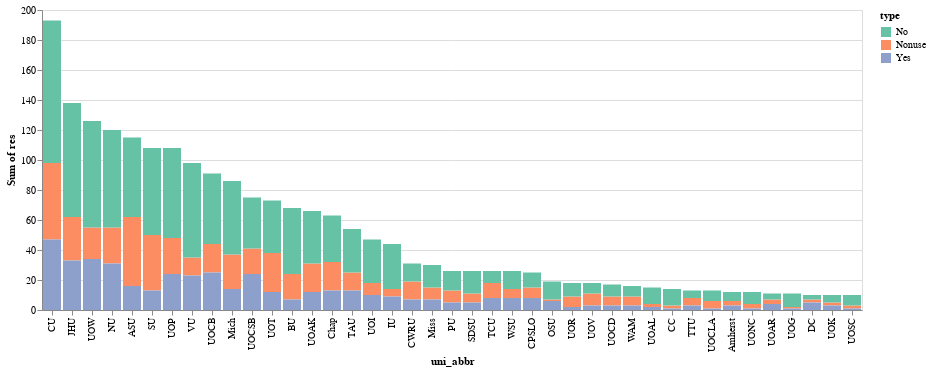

The code cell stored with this chart in its notebook:
### Markdown cell above
As all other visualizations, altair can also change color shown to users, by doing this we could specify color sclae with `domain` and `range` property of the `Color channel`:

- `Domain`: This should be the levels of your categorical variable/attribute
- `Range`: This should be the intended output values, and so we need a `qualitative` color scheme

### Code cell
# Specify the levels
domain = ["No", "Nonuse", "Yes"]
# although we should use range, but will change here (I just dont like it)
range = ["#66c2a5", "#fc8d62", "#8da0cb"]

# encode the chart now
chart.mark_bar().encode(
    alt.X("uni_abbr:N", sort="-y"),
    alt.Y("sum(res)"),
    alt.Color("type", scale=alt.Scale(domain=domain, range=range)),
    alt.Tooltip(["uni","res"])
).interactive()

### Figure 1 — Vega-Lite specification as saved in the notebook (floating-point values rounded to 4 significant figures)
{"config": {"view": {"continuousWidth": 400, "continuousHeight": 300}}, "data": {"name": "data-625a034231e7cf75ff53895cdf90a07a"}, "mark": "bar", "encoding": {"color": {"field": "type", "scale": {"domain": ["No", "Nonuse", "Yes"], "range": ["#66c2a5", "#fc8d62", "#8da0cb"]}, "type": "nominal"}, "tooltip": [{"field": "uni", "type": "nominal"}, {"field": "res", "type": "quantitative"}], "x": {"field": "uni_abbr", "sort": "-y", "type": "nominal"}, "y": {"aggregate": "sum", "field": "res", "type": "quantitative"}}, "selection": {"selector010": {"type": "interval", "bind": "scales", "encodings": ["x", "y"]}}, "$schema": "https://vega.github.io/schema/vega-lite/v4.17.0.json", "datasets": {"data-625a034231e7cf75ff53895cdf90a07a": [{"uni": "Appalachian State University", "type": "Nonuse", "res": 46, "pct": 0.4, "state": "North Carolina", "region": "south", "uni_abbr": "ASU"}, {"uni": "Appalachian State University", "type": "No", "res": 53, "pct": 0.461, "state": "North Carolina", "region": "south", "uni_abbr": "ASU"}, {"uni": "Appalachian State University", "type": "Yes", "res": 16, "pct": 0.139, "state": "North Carolina", "region": "south", "uni_abbr": "ASU"}, {"uni": "Butler University", "type": "Nonuse", "res": 17, "pct": 0.25, "state": "Indiana", "region": "midwest", "uni_abbr": "BU"}, {"uni": "Butler University", "type": "No", "res": 44, "pct": 0.647, "state": "Indiana", "region": "midwest", "uni_abbr": "BU"}, {"uni": "Butler University", "type": "Yes", "res": 7, "pct": 0.103, "state": "Indiana", "region": "midwest", "uni_abbr": "BU"}, {"uni": "Cal Poly San Luis Obispo", "type": "Nonuse", "res": 7, "pct": 0.28, "state": "California", "region": "pacific", "uni_abbr": "CPSLO"}, {"uni": "Cal Poly San Luis Obispo", "type": "No", "res": 10, "pct": 0.4, "state": "California", "region": "pacific", "uni_abbr": "CPSLO"}, {"uni": "Cal Poly San Luis Obispo", "type": "Yes", "res": 8, "pct": 0.32, "state": "California", "region": "pacific", "uni_abbr": "CPSLO"}, {"uni": "Case Western Reserve University", "type": "Nonuse", "res": 12, "pct": 0.387, "state": "Ohio", "region": "midwest", "uni_abbr": "CWRU"}, {"uni": "Case Western Reserve University", "type": "No", "res": 12, "pct": 0.387, "state": "Ohio", "region": "midwest", "uni_abbr": "CWRU"}, {"uni": "Case Western Reserve University", "type": "Yes", "res": 7, "pct": 0.226, "state": "Ohio", "region": "midwest", "uni_abbr": "CWRU"}, {"uni": "Chapman University", "type": "Nonuse", "res": 19, "pct": 0.302, "state": "California", "region": "pacific", "uni_abbr": "Chap"}, {"uni": "Chapman University", "type": "No", "res": 31, "pct": 0.492, "state": "California", "region": "pacific", "uni_abbr": "Chap"}, {"uni": "Chapman University", "type": "Yes", "res": 13, "pct": 0.206, "state": "California", "region": "pacific", "uni_abbr": "Chap"}, {"uni": "Colby College", "type": "Nonuse", "res": 2, "pct": 0.143, "state": "Maine", "region": "northeast", "uni_abbr": "CC"}, {"uni": "Colby College", "type": "No", "res": 11, "pct": 0.786, "state": "Maine", "region": "northeast", "uni_abbr": "CC"}, {"uni": "Colby College", "type": "Yes", "res": 1, "pct": 0.071, "state": "Maine", "region": "northeast", "uni_abbr": "CC"}, {"uni": "College of William and Mary", "type": "Nonuse", "res": 6, "pct": 0.375, "state": "Virginia", "region": "south", "uni_abbr": "WAM"}, {"uni": "College of William and Mary", "type": "No", "res": 7, "pct": 0.438, "state": "Virginia", "region": "south", "uni_abbr": "WAM"}, {"uni": "College of William and Mary", "type": "Yes", "res": 3, "pct": 0.188, "state": "Virginia", "region": "south", "uni_abbr": "WAM"}, {"uni": "Cornell University", "type": "Nonuse", "res": 51, "pct": 0.264, "state": "New York", "region": "northeast", "uni_abbr": "CU"}, {"uni": "Cornell University", "type": "No", "res": 95, "pct": 0.492, "state": "New York", "region": "northeast", "uni_abbr": "CU"}, {"uni": "Cornell University", "type": "Yes", "res": 47, "pct": 0.244, "state": "New York", "region": "northeast", "uni_abbr": "CU"}, {"uni": "Dartmouth College", "type": "Nonuse", "res": 2, "pct": 0.2, "state": "New Hampshire", "region": "northeast", "uni_abbr": "DC"}, {"uni": "Dartmouth College", "type": "No", "res": 3, "pct": 0.3, "state": "New Hampshire", "region": "northeast", "uni_abbr": "DC"}, {"uni": "Dartmouth College", "type": "Yes", "res": 5, "pct": 0.5, "state": "New Hampshire", "region": "northeast", "uni_abbr": "DC"}, {"uni": "Indiana University", "type": "Nonuse", "res": 5, "pct": 0.114, "state": "Indiana", "region": "midwest", "uni_abbr": "IU"}, {"uni": "Indiana University", "type": "No", "res": 30, "pct": 0.682, "state": "Indiana", "region": "midwest", "uni_abbr": "IU"}, {"uni": "Indiana University", "type": "Yes", "res": 9, "pct": 0.205, "state": "Indiana", "region": "midwest", "uni_abbr": "IU"}, {"uni": "Johns Hopkins University", "type": "Nonuse", "res": 29, "pct": 0.21, "state": "Maryland", "region": "northeast", "uni_abbr": "JHU"}, {"uni": "Johns Hopkins University", "type": "No", "res": 76, "pct": 0.551, "state": "Maryland", "region": "northeast", "uni_abbr": "JHU"}, {"uni": "Johns Hopkins University", "type": "Yes", "res": 33, "pct": 0.239, "state": "Maryland", "region": "northeast", "uni_abbr": "JHU"}, {"uni": "Northwestern University", "type": "Nonuse", "res": 24, "pct": 0.2, "state": "Illinois", "region": "midwest", "uni_abbr": "NU"}, {"uni": "Northwestern University", "type": "No", "res": 65, "pct": 0.542, "state": "Illinois", "region": "midwest", "uni_abbr": "NU"}, {"uni": "Northwestern University", "type": "Yes", "res": 31, "pct": 0.258, "state": "Illinois", "region": "midwest", "uni_abbr": "NU"}, {"uni": "Ohio State University", "type": "Nonuse", "res": 1, "pct": 0.053, "state": "Ohio", "region": "midwest", "uni_abbr": "OSU"}, {"uni": "Ohio State University", "type": "No", "res": 12, "pct": 0.632, "state": "Ohio", "region": "midwest", "uni_abbr": "OSU"}, {"uni": "Ohio State University", "type": "Yes", "res": 6, "pct": 0.316, "state": "Ohio", "region": "midwest", "uni_abbr": "OSU"}, {"uni": "Purdue University", "type": "Nonuse", "res": 8, "pct": 0.308, "state": "Indiana", "region": "midwest", "uni_abbr": "PU"}, {"uni": "Purdue University", "type": "No", "res": 13, "pct": 0.5, "state": "Indiana", "region": "midwest", "uni_abbr": "PU"}, {"uni": "Purdue University", "type": "Yes", "res": 5, "pct": 0.192, "state": "Indiana", "region": "midwest", "uni_abbr": "PU"}, {"uni": "San Diego State University", "type": "Nonuse", "res": 6, "pct": 0.231, "state": "California", "region": "pacific", "uni_abbr": "SDSU"}, {"uni": "San Diego State University", "type": "No", "res": 15, "pct": 0.577, "state": "California", "region": "pacific", "uni_abbr": "SDSU"}, {"uni": "San Diego State University", "type": "Yes", "res": 5, "pct": 0.192, "state": "California", "region": "pacific", "uni_abbr": "SDSU"}, {"uni": "Stanford University", "type": "Nonuse", "res": 37, "pct": 0.343, "state": "California", "region": "pacific", "uni_abbr": "SU"}, {"uni": "Stanford University", "type": "No", "res": 58, "pct": 0.537, "state": "California", "region": "pacific", "uni_abbr": "SU"}, {"uni": "Stanford University", "type": "Yes", "res": 13, "pct": 0.12, "state": "California", "region": "pacific", "uni_abbr": "SU"}, {"uni": "Texas A&M University", "type": "Nonuse", "res": 12, "pct": 0.222, "state": "Texas", "region": "mountain", "uni_abbr": "TAU"}, {"uni": "Texas A&M University", "type": "No", "res": 29, "pct": 0.537, "state": "Texas", "region": "mountain", "uni_abbr": "TAU"}, {"uni": "Texas A&M University", "type": "Yes", "res": 13, "pct": 0.241, "state": "Texas", "region": "mountain", "uni_abbr": "TAU"}, {"uni": "Texas Christian University", "type": "Nonuse", "res": 10, "pct": 0.385, "state": "Texas", "region": "mountain", "uni_abbr": "TCU"}, {"uni": "Texas Christian University", "type": "No", "res": 8, "pct": 0.308, "state": "Texas", "region": "mountain", "uni_abbr": "TCU"}, {"uni": "Texas Christian University", "type": "Yes", "res": 8, "pct": 0.308, "state": "Texas", "region": "mountain", "uni_abbr": "TCU"}, {"uni": "Texas Tech University", "type": "Nonuse", "res": 5, "pct": 0.385, "state": "Texas", "region": "mountain", "uni_abbr": "TTU"}, {"uni": "Texas Tech University", "type": "No", "res": 5, "pct": 0.385, "state": "Texas", "region": "mountain", "uni_abbr": "TTU"}, {"uni": "Texas Tech University", "type": "Yes", "res": 3, "pct": 0.231, "state": "Texas", "region": "mountain", "uni_abbr": "TTU"}, {"uni": "UMass Amherst", "type": "Nonuse", "res": 3, "pct": 0.25, "state": "Massachusetts", "region": "northeast", "uni_abbr": "Amherst"}, {"uni": "UMass Amherst", "type": "No", "res": 6, "pct": 0.5, "state": "Massachusetts", "region": "northeast", "uni_abbr": "Amherst"}, {"uni": "UMass Amherst", "type": "Yes", "res": 3, "pct": 0.25, "state": "Massachusetts", "region": "northeast", "uni_abbr": "Amherst"}, {"uni": "University of Alabama", "type": "Nonuse", "res": 2, "pct": 0.133, "state": "Alabama", "region": "south", "uni_abbr": "UOAL"}, {"uni": "University of Alabama", "type": "No", "res": 11, "pct": 0.733, "state": "Alabama", "region": "south", "uni_abbr": "UOAL"}, {"uni": "University of Alabama", "type": "Yes", "res": 2, "pct": 0.133, "state": "Alabama", "region": "south", "uni_abbr": "UOAL"}, {"uni": "University of Arizona", "type": "Nonuse", "res": 3, "pct": 0.273, "state": "Arizona", "region": "pacific", "uni_abbr": "UOAR"}, {"uni": "University of Arizona", "type": "No", "res": 4, "pct": 0.364, "state": "Arizona", "region": "pacific", "uni_abbr": "UOAR"}, {"uni": "University of Arizona", "type": "Yes", "res": 4, "pct": 0.364, "state": "Arizona", "region": "pacific", "uni_abbr": "UOAR"}, {"uni": "University of Arkansas", "type": "Nonuse", "res": 19, "pct": 0.288, "state": "Arkansas", "region": "south", "uni_abbr": "UOAK"}, {"uni": "University of Arkansas", "type": "No", "res": 35, "pct": 0.53, "state": "Arkansas", "region": "south", "uni_abbr": "UOAK"}, {"uni": "University of Arkansas", "type": "Yes", "res": 12, "pct": 0.182, "state": "Arkansas", "region": "south", "uni_abbr": "UOAK"}, {"uni": "University of California, Berkeley", "type": "Nonuse", "res": 19, "pct": 0.209, "state": "California", "region": "pacific", "uni_abbr": "UOCB"}, {"uni": "University of California, Berkeley", "type": "No", "res": 47, "pct": 0.516, "state": "California", "region": "pacific", "uni_abbr": "UOCB"}, {"uni": "University of California, Berkeley", "type": "Yes", "res": 25, "pct": 0.275, "state": "California", "region": "pacific", "uni_abbr": "UOCB"}, {"uni": "University of California, Davis", "type": "Nonuse", "res": 6, "pct": 0.353, "state": "California", "region": "pacific", "uni_abbr": "UOCD"}, {"uni": "University of California, Davis", "type": "No", "res": 8, "pct": 0.471, "state": "California", "region": "pacific", "uni_abbr": "UOCD"}, {"uni": "University of California, Davis", "type": "Yes", "res": 3, "pct": 0.176, "state": "California", "region": "pacific", "uni_abbr": "UOCD"}, {"uni": "University of California, Los Angeles", "type": "Nonuse", "res": 5, "pct": 0.385, "state": "California", "region": "pacific", "uni_abbr": "UOCLA"}, {"uni": "University of California, Los Angeles", "type": "No", "res": 7, "pct": 0.538, "state": "California", "region": "pacific", "uni_abbr": "UOCLA"}, {"uni": "University of California, Los Angeles", "type": "Yes", "res": 1, "pct": 0.077, "state": "California", "region": "pacific", "uni_abbr": "UOCLA"}, {"uni": "University of California, Santa Barbara", "type": "Nonuse", "res": 17, "pct": 0.227, "state": "California", "region": "pacific", "uni_abbr": "UOCSB"}, {"uni": "University of California, Santa Barbara", "type": "No", "res": 34, "pct": 0.453, "state": "California", "region": "pacific", "uni_abbr": "UOCSB"}, {"uni": "University of California, Santa Barbara", "type": "Yes", "res": 24, "pct": 0.32, "state": "California", "region": "pacific", "uni_abbr": "UOCSB"}, {"uni": "University of Georgia", "type": "Nonuse", "res": 1, "pct": 0.091, "state": "Georgia", "region": "south", "uni_abbr": "UOG"}, {"uni": "University of Georgia", "type": "No", "res": 9, "pct": 0.818, "state": "Georgia", "region": "south", "uni_abbr": "UOG"}, {"uni": "University of Georgia", "type": "Yes", "res": 1, "pct": 0.091, "state": "Georgia", "region": "south", "uni_abbr": "UOG"}, {"uni": "University of Illinois", "type": "Nonuse", "res": 8, "pct": 0.17, "state": "Illinois", "region": "midwest", "uni_abbr": "UOI"}, {"uni": "University of Illinois", "type": "No", "res": 29, "pct": 0.617, "state": "Illinois", "region": "midwest", "uni_abbr": "UOI"}, {"uni": "University of Illinois", "type": "Yes", "res": 10, "pct": 0.213, "state": "Illinois", "region": "midwest", "uni_abbr": "UOI"}, {"uni": "University of Kansas", "type": "Nonuse", "res": 2, "pct": 0.2, "state": "Kansas", "region": "midwest", "uni_abbr": "UOK"}, {"uni": "University of Kansas", "type": "No", "res": 5, "pct": 0.5, "state": "Kansas", "region": "midwest", "uni_abbr": "UOK"}, {"uni": "University of Kansas", "type": "Yes", "res": 3, "pct": 0.3, "state": "Kansas", "region": "midwest", "uni_abbr": "UOK"}, {"uni": "University of Michigan", "type": "Nonuse", "res": 23, "pct": 0.267, "state": "Michigan", "region": "midwest", "uni_abbr": "Mich"}, {"uni": "University of Michigan", "type": "No", "res": 49, "pct": 0.57, "state": "Michigan", "region": "midwest", "uni_abbr": "Mich"}, {"uni": "University of Michigan", "type": "Yes", "res": 14, "pct": 0.163, "state": "Michigan", "region": "midwest", "uni_abbr": "Mich"}, {"uni": "University of Missouri", "type": "Nonuse", "res": 8, "pct": 0.267, "state": "Missouri", "region": "midwest", "uni_abbr": "Miss"}, {"uni": "University of Missouri", "type": "No", "res": 15, "pct": 0.5, "state": "Missouri", "region": "midwest", "uni_abbr": "Miss"}, {"uni": "University of Missouri", "type": "Yes", "res": 7, "pct": 0.233, "state": "Missouri", "region": "midwest", "uni_abbr": "Miss"}, {"uni": "University of North Carolina", "type": "Nonuse", "res": 3, "pct": 0.25, "state": "North Carolina", "region": "south", "uni_abbr": "UONC"}, {"uni": "University of North Carolina", "type": "No", "res": 8, "pct": 0.667, "state": "North Carolina", "region": "south", "uni_abbr": "UONC"}, {"uni": "University of North Carolina", "type": "Yes", "res": 1, "pct": 0.083, "state": "North Carolina", "region": "south", "uni_abbr": "UONC"}, {"uni": "University of Pennsylvania", "type": "Nonuse", "res": 24, "pct": 0.222, "state": "Pennsylvania", "region": "northeast", "uni_abbr": "UOP"}, {"uni": "University of Pennsylvania", "type": "No", "res": 60, "pct": 0.556, "state": "Pennsylvania", "region": "northeast", "uni_abbr": "UOP"}, {"uni": "University of Pennsylvania", "type": "Yes", "res": 24, "pct": 0.222, "state": "Pennsylvania", "region": "northeast", "uni_abbr": "UOP"}, {"uni": "University of Richmond", "type": "Nonuse", "res": 7, "pct": 0.389, "state": "Virginia", "region": "south", "uni_abbr": "UOR"}, {"uni": "University of Richmond", "type": "No", "res": 9, "pct": 0.5, "state": "Virginia", "region": "south", "uni_abbr": "UOR"}, {"uni": "University of Richmond", "type": "Yes", "res": 2, "pct": 0.111, "state": "Virginia", "region": "south", "uni_abbr": "UOR"}, {"uni": "University of Southern California", "type": "Nonuse", "res": 2, "pct": 0.2, "state": "California", "region": "pacific", "uni_abbr": "UOSC"}, {"uni": "University of Southern California", "type": "No", "res": 7, "pct": 0.7, "state": "California", "region": "pacific", "uni_abbr": "UOSC"}, {"uni": "University of Southern California", "type": "Yes", "res": 1, "pct": 0.1, "state": "California", "region": "pacific", "uni_abbr": "UOSC"}, {"uni": "University of Texas", "type": "Nonuse", "res": 26, "pct": 0.356, "state": "Texas", "region": "mountain", "uni_abbr": "UOT"}, {"uni": "University of Texas", "type": "No", "res": 35, "pct": 0.479, "state": "Texas", "region": "mountain", "uni_abbr": "UOT"}, {"uni": "University of Texas", "type": "Yes", "res": 12, "pct": 0.164, "state": "Texas", "region": "mountain", "uni_abbr": "UOT"}, {"uni": "University of Virginia", "type": "Nonuse", "res": 8, "pct": 0.444, "state": "Virginia", "region": "south", "uni_abbr": "UOV"}, {"uni": "University of Virginia", "type": "No", "res": 7, "pct": 0.389, "state": "Virginia", "region": "south", "uni_abbr": "UOV"}, {"uni": "University of Virginia", "type": "Yes", "res": 3, "pct": 0.167, "state": "Virginia", "region": "south", "uni_abbr": "UOV"}, {"uni": "University of Wisconsin-Madison", "type": "Nonuse", "res": 21, "pct": 0.167, "state": "Wisconsin", "region": "midwest", "uni_abbr": "UOW"}, {"uni": "University of Wisconsin-Madison", "type": "No", "res": 71, "pct": 0.563, "state": "Wisconsin", "region": "midwest", "uni_abbr": "UOW"}, {"uni": "University of Wisconsin-Madison", "type": "Yes", "res": 34, "pct": 0.27, "state": "Wisconsin", "region": "midwest", "uni_abbr": "UOW"}, {"uni": "Vanderbilt University", "type": "Nonuse", "res": 12, "pct": 0.122, "state": "Tennessee", "region": "south", "uni_abbr": "VU"}, {"uni": "Vanderbilt University", "type": "No", "res": 63, "pct": 0.643, "state": "Tennessee", "region": "south", "uni_abbr": "VU"}, {"uni": "Vanderbilt University", "type": "Yes", "res": 23, "pct": 0.235, "state": "Tennessee", "region": "south", "uni_abbr": "VU"}, {"uni": "Washington State University", "type": "Nonuse", "res": 6, "pct": 0.231, "state": "Washington", "region": "pacific", "uni_abbr": "WSU"}, {"uni": "Washington State University", "type": "No", "res": 12, "pct": 0.462, "state": "Washington", "region": "pacific", "uni_abbr": "WSU"}, {"uni": "Washington State University", "type": "Yes", "res": 8, "pct": 0.308, "state": "Washington", "region": "pacific", "uni_abbr": "WSU"}]}}
